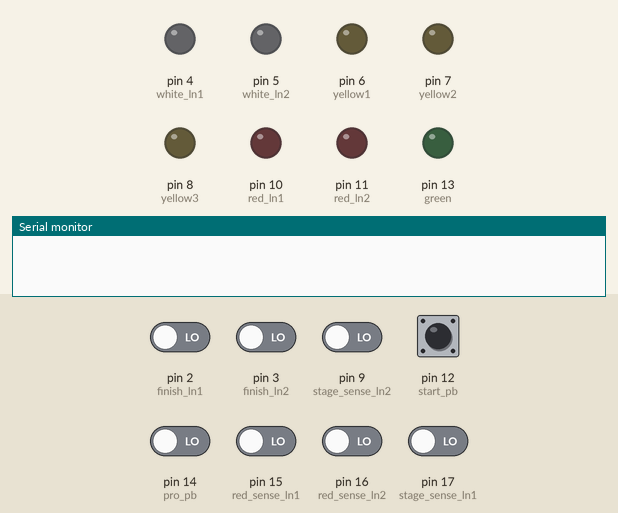
Simulated run of this sketch. Board: Arduino Pro Mini, built with avr-gcc and run on an emulated ATmega328P. On the bench: output pins drawn as LEDs (lit = HIGH), the last lines printed to the serial monitor. The inputs (shaded band) are chosen by the test bench; at power-on: pin 12 (start_pb) HIGH, pin 2 (finish_ln1), pin 3 (finish_ln2), pin 9 (stage_sense_ln2), pin 14 (pro_pb), pin 15 (red_sense_ln1), pin 16 (red_sense_ln2), pin 17 (stage_sense_ln1) LOW. Random numbers use the default seed unless the sketch sets one.

Above: at 1.2 s.
1.3 s: pin 12 (start_pb) pulled LOW for 0.15 s
At 3.6 s:
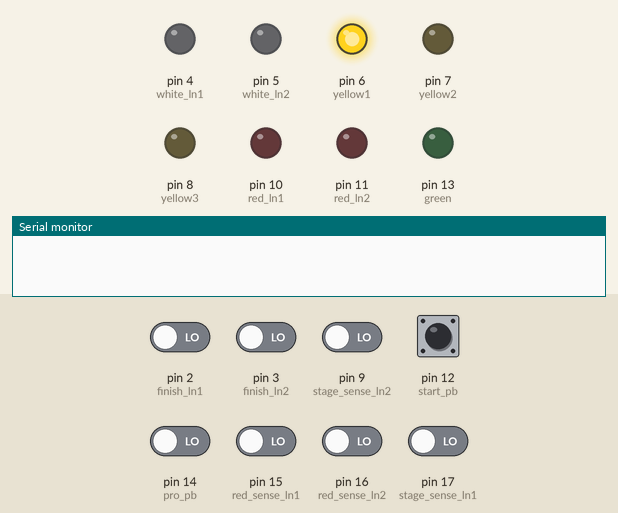
4.4 s: pin 2 (finish_ln1) driven HIGH
At 4.9 s:
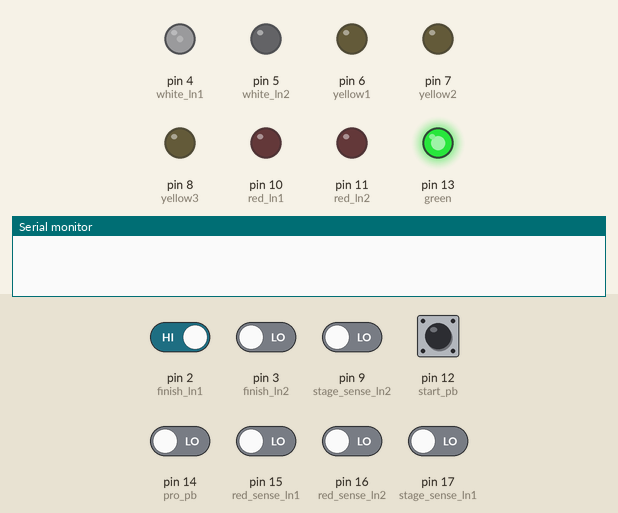
7.4 s: pin 3 (finish_ln2) driven HIGH
At 7.91 s:
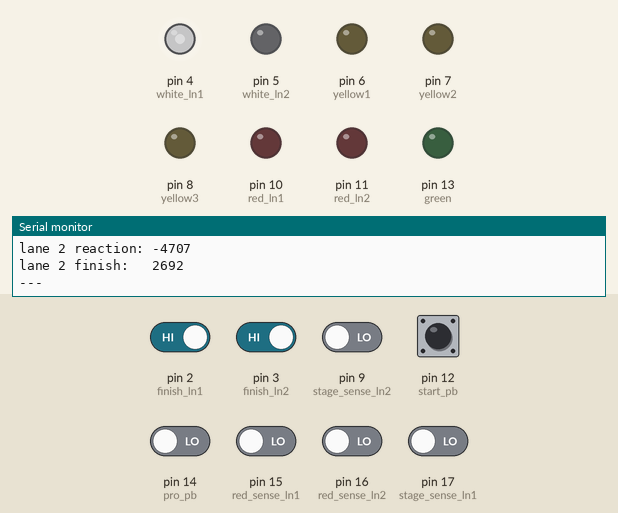
10.4 s: pin 9 (stage_sense_ln2) driven HIGH
At 10.91 s:
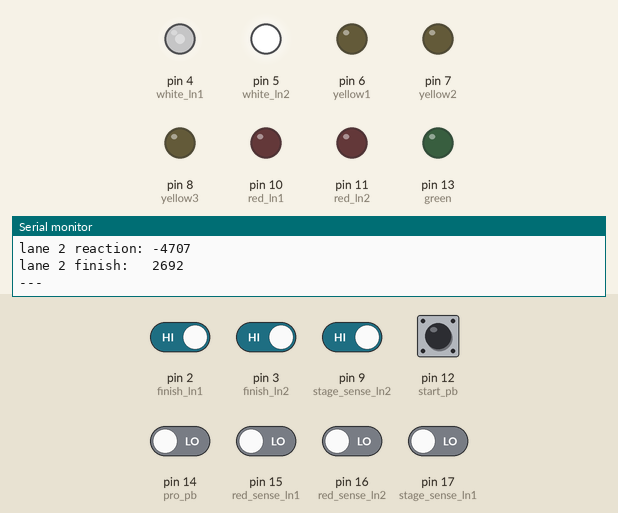
13.4 s: pin 17 (stage_sense_ln1) driven HIGH
At 14.99 s:
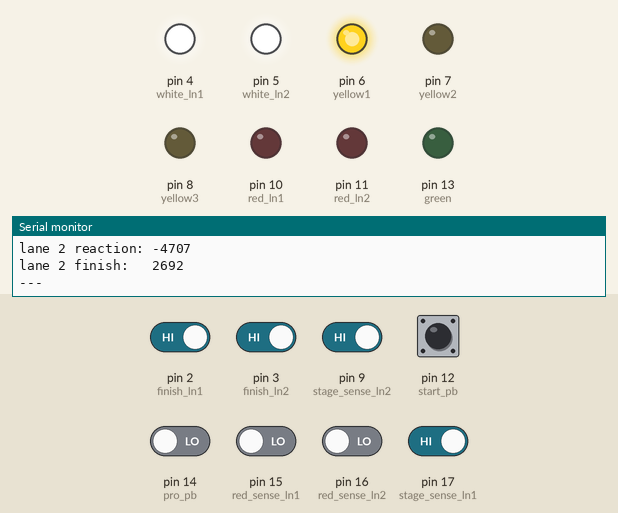
16.4 s: pin 15 (red_sense_ln1) driven HIGH
At 20.1 s:
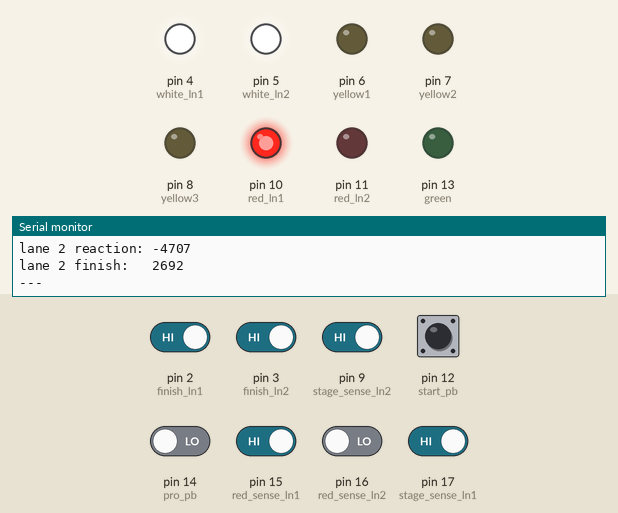
Timing chart, 0 to 20.4 s (numbered marks = the images above; inputs shaded):
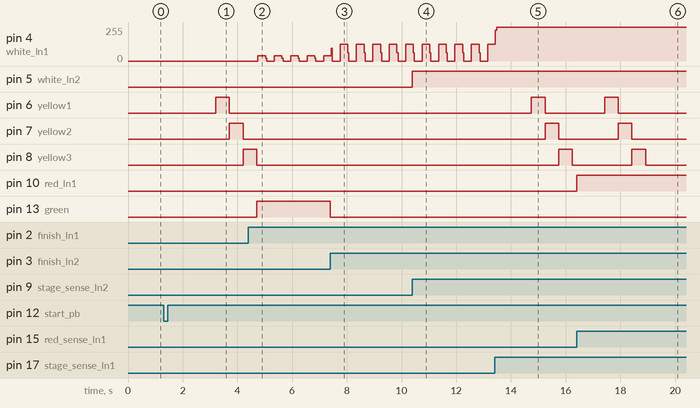

Measured:
- after the input at 1.3 s, pin 6 (yellow1): LOW → HIGH after 1.9 s, → LOW 0.50 s later; pin 7 (yellow2): LOW → HIGH after 2.4 s, → LOW 0.50 s later; pin 8 (yellow3): LOW → HIGH after 2.9 s
- after the input at 4.4 s, pin 4 (white_ln1): 0/255 → 41/255 after 0.35 s, then repeats every 0.60 s: 20/255 0.04 s, 0/255 0.28 s, 41/255 0.28 s
- after the input at 7.4 s, pin 13 (green): HIGH → LOW at once
- after the input at 10.4 s, pin 5 (white_ln2): LOW → HIGH at once
- after the input at 13.4 s, pin 6 (yellow1): LOW → HIGH after 1.3 s, → LOW 0.50 s later; pin 7 (yellow2): LOW → HIGH after 1.8 s, → LOW 0.50 s later; pin 8 (yellow3): LOW → HIGH after 2.3 s, → LOW 0.50 s later
- after the input at 16.4 s, pin 10 (red_ln1): LOW → HIGH at once

The sketch:

DragStrip0.2.ino
```cpp
//arduino pro mini
//version 0.2
//with red light detection, stage sensor and with I2C screen.
//0.4 second delay for pro tree
//0.5 sencond delay for sportsmans tree
//millis() Number of milliseconds passed since the program started
//
/*
                +--------------------------------+
                |  [GND][GND][VCC][RX][TX][DTR]  |
                |              FTDI              |
                | [ ]1/TX                 RAW[ ] |
                | [ ]0/RX                 GND[ ] |
                | [ ]RST        SCL/A5[ ] RST[ ] |
                | [ ]GND        SDA/A4[ ] VCC[ ] |
End sense ln1   | [ ]2/INT0    ___      A3/17[ ] |  Stage ln 1
End sense ln2   |~[ ]3/INT1   /   \     A2/16[ ] |  red sense ln2
white LED ln1   | [ ]4       /PRO  \    A1/15[ ] |  red sense ln1
white LED ln2   |~[ ]5       \ MINI/    A0/14[ ] |  button (pro / sport mode)
Yellow led1     |~[ ]6        \___/    SCK/13[ ] |  Green LED
Yellow led2     | [ ]7          A7[ ] MISO/12[ ] |  button (start)
Yellow led3     | [ ]8          A6[ ] MOSI/11[ ]~|  Red LED ln2
Stage ln 2      |~[ ]9                  SS/10[ ]~|  Red LED ln1
                |           [RST-PB]             |
                +--------------------------------+
*/


#define white_ln1   4  //
#define white_ln2   5  //
#define red_ln1   10  //
#define red_ln2   11  //
#define yellow1   6  //
#define yellow2   7  //
#define yellow3   8  //
#define green   13 //

#define finish_ln1   2 //high when blocked
#define finish_ln2   3 //high when blocked
#define red_sense_ln1   15 //high when blocked
#define red_sense_ln2   16 //high when blocked
#define stage_sense_ln1   17 //high when blocked
#define stage_sense_ln2   9 //high when blocked
#define start_pb   12 //low when pressed
#define pro_pb   14 //

int start_pb_state = 0;
int pro_pb_state = 0;
int fnsh_ln1_state = 0;
int fnsh_ln2_state = 0;
int stage_ln1_state = 0;
int stage_ln2_state = 0;
int red_ln1_state = 0;
int red_ln2_state = 0;


unsigned long time_elapsed1;
unsigned long time_elapsed2;
signed long   time_reaction1;
signed long   time_reaction2;
unsigned long time_ln = 0;  //green light start time
unsigned long time_ln1 = 0; //finish line cross time
unsigned long time_ln2 = 0; //finish line cross time
unsigned long time_red_ln1 = 0; //red light sensor cross time
unsigned long time_red_ln2 = 0; //red light sensor cross time
unsigned long previousMillis = 0;
unsigned long currentMillis;

int ln1_elapsed_a; //interger
int ln1_elapsed_b; //decimal
int ln1_react_a; //interger
int ln1_react_b; //decimal
int ln2_elapsed_a;
int ln2_elapsed_b;
int ln2_react_a;
int ln2_react_b;

int interval = 0;
int prog_step = 0;
int win_led = 0;
int ledState = LOW;
byte red_lose = 0;        // lane 1 red = 1, lane 2 = 2, 3 = both red
byte red_ln1_passed = 0;
byte red_ln2_passed = 0;
byte finish_passed = 0;   // lane 1 finish = 1, lane 2 = 2, 3 = race over
byte ln1_neg = 0; //negative flag for print
byte ln2_neg = 0;

void setup() {
  // put your setup code here, to run once:
  pinMode(white_ln1, OUTPUT);
  pinMode(white_ln2, OUTPUT);
  pinMode(red_ln1, OUTPUT);
  pinMode(red_ln2, OUTPUT);
  pinMode(yellow1, OUTPUT);
  pinMode(yellow2, OUTPUT);
  pinMode(yellow3, OUTPUT);
  pinMode(green, OUTPUT);

  pinMode(finish_ln1, INPUT);
  pinMode(finish_ln2, INPUT);
  pinMode(start_pb, INPUT);
  pinMode(pro_pb, INPUT);
  pinMode(red_sense_ln1, INPUT);
  pinMode(red_sense_ln2, INPUT);
  pinMode(stage_sense_ln1, INPUT);
  pinMode(stage_sense_ln2, INPUT);


  Serial.begin(115200);

}

void loop() { //============================================================

currentMillis = millis();

switch (prog_step) {
  case 1:
    staging_lights();
    random_start();
    red_light();
    break;
  case 2:
    staging_lights();
    pro_tree();
    red_light();
    break;
  case 3:
    staging_lights();
    sport_tree();
    red_light();
    break;
  case 4:
    staging_lights();
    waiting_for_finish();
    red_light();
    break;
  case 5:
    staging_lights();
    check_buttons();
    waiting_for_last();
    red_light();
    blink_led();
    break;
  case 6: //race done, print results
    staging_lights();
    check_buttons();
    blink_led();
    print_times();
    break;
  case 7: //race done
    staging_lights();
    check_buttons();
    blink_led();
    red_light();
    break;
  default:
    staging_lights();
    check_buttons();
    break;
}


}
//==========================================================


void check_buttons(){ //====================Check start Button===
start_pb_state = digitalRead(start_pb);
pro_pb_state = digitalRead(pro_pb);
stage_ln1_state = digitalRead(stage_sense_ln1);
stage_ln2_state = digitalRead(stage_sense_ln2);

  if (start_pb_state == LOW){
    digitalWrite(white_ln1, HIGH);
    digitalWrite(white_ln2, HIGH);
    digitalWrite(red_ln1, LOW);
    digitalWrite(red_ln2, LOW);
    digitalWrite(green, LOW);
    red_ln1_passed = 0;
    red_ln2_passed = 0;
    red_lose = 0;
    finish_passed = 0;
    interval = (random(100, 3100));
    previousMillis = currentMillis;
    prog_step = 1;
  }

//  if (stage_ln1_state == HIGH) {
//    digitalWrite(white_ln1, HIGH);
//  } else {
//      digitalWrite(white_ln1, LOW);
//  }


//  if (stage_ln2_state == HIGH) {
//    digitalWrite(white_ln2, HIGH);
//  } else {
//      digitalWrite(white_ln2, LOW);
//  }


  if (stage_ln1_state == HIGH){   //if staging ln1 & ln2 = high then start the race.
    if (stage_ln2_state == HIGH){
      digitalWrite(red_ln1, LOW);
      digitalWrite(red_ln2, LOW);
      digitalWrite(green, LOW);
      red_ln1_passed = 0;
      red_ln2_passed = 0;
      red_lose = 0;
      finish_passed = 0;
      interval = (random(100, 3100));
      previousMillis = currentMillis;
      prog_step = 1;
    }
  }
}

void staging_lights(){

  if (stage_ln1_state == HIGH) {
    digitalWrite(white_ln1, HIGH);
  } else {
      digitalWrite(white_ln1, LOW);
  }


  if (stage_ln2_state == HIGH) {
    digitalWrite(white_ln2, HIGH);
  } else {
      digitalWrite(white_ln2, LOW);
  }

}

void random_start(){

 if (currentMillis - previousMillis > interval){  //check to see if random interval has expired
  if (pro_pb_state == HIGH) {                     //then go to the start sequence
    previousMillis = currentMillis;
    prog_step = 2; //pro tree
    }
  else {
    previousMillis = currentMillis;
    prog_step = 3; //sport tree
    }
  }
}

 //==============================================================

void red_light(){ //jump start check & reaction timer
  stage_ln1_state = digitalRead(stage_sense_ln1);
  stage_ln2_state = digitalRead(stage_sense_ln2);
  red_ln1_state = digitalRead(red_sense_ln1);
  red_ln2_state = digitalRead(red_sense_ln2);


  if (red_ln1_passed == 0) {
    if (red_ln1_state == HIGH) {
      time_red_ln1 = millis();    //set reaction time
      red_ln1_passed = 1;         //flag to do check only once
        if (prog_step < 4) {      //check program step is after green light function, if not set red
          digitalWrite(red_ln1, HIGH);
          red_lose = red_lose + 1;  //set a bit so this lane doesn't win
        }
    }
  }

  if (red_ln2_passed == 0) {
    if (red_ln2_state == HIGH) {
      time_red_ln2 = millis();
      red_ln2_passed = 1;
        if (prog_step < 4) {            //check program step is after green light function
          digitalWrite(red_ln2, HIGH);
          red_lose = red_lose + 2;     //set a bit so this lane doesn't win
        }
    }
  }

//  if (stage_ln1_state == HIGH) {        //maybe make seperate function?
//    digitalWrite(white_ln1, HIGH);
//  } else {
//      digitalWrite(white_ln1, LOW);
//  }


//  if (stage_ln2_state == HIGH) {
//    digitalWrite(white_ln2, HIGH);
//  } else {
//      digitalWrite(white_ln2, LOW);
//  }


}


void sport_tree(){ //#3

 if (currentMillis - previousMillis >= 0 && currentMillis - previousMillis < 500){
  digitalWrite(yellow1, HIGH);
  digitalWrite(yellow2, LOW);
  digitalWrite(yellow3, LOW);
  digitalWrite(green, LOW);
  } else if (currentMillis - previousMillis >= 500 && currentMillis - previousMillis < 1000){
  digitalWrite(yellow1, LOW);
  digitalWrite(yellow2, HIGH);
  digitalWrite(yellow3, LOW);
  digitalWrite(green, LOW);
  } else if (currentMillis - previousMillis >= 1000 && currentMillis - previousMillis < 1500){
  digitalWrite(yellow1, LOW);
  digitalWrite(yellow2, LOW);
  digitalWrite(yellow3, HIGH);
  digitalWrite(green, LOW);
  } else if (currentMillis - previousMillis >= 1500){
  digitalWrite(yellow1, LOW);
  digitalWrite(yellow2, LOW);
  digitalWrite(yellow3, LOW);
  digitalWrite(green, HIGH);
  time_ln = millis();
  prog_step = 4;
  }
}


void pro_tree(){ //#2

 if (currentMillis - previousMillis >= 0 && currentMillis - previousMillis < 400){
  digitalWrite(yellow1, HIGH);
  digitalWrite(yellow2, HIGH);
  digitalWrite(yellow3, HIGH);
  digitalWrite(green, LOW);
  //delay(400);
} else if (currentMillis - previousMillis >= 400){
  digitalWrite(yellow1, LOW);
  digitalWrite(yellow2, LOW);
  digitalWrite(yellow3, LOW);
  digitalWrite(green, HIGH);
  time_ln = millis();
  prog_step = 4;

}

}


void waiting_for_finish(){ //#4

fnsh_ln1_state = digitalRead(finish_ln1);
fnsh_ln2_state = digitalRead(finish_ln2);

  if (fnsh_ln1_state == HIGH) {
    time_ln1 = millis();
    time_elapsed1 = time_ln1 - time_ln;
    time_reaction1 = time_red_ln1 - time_ln;
    finish_passed = 1;
    win_led = white_ln1; //pin number of win led output lane 1
    if (red_lose == 1){  //"red_lose" = 1  when lane1 red light is on (= 3 when both red are on)
      win_led = white_ln2; //pin number of output lane 2
    }
    prog_step = 5;
  } else if (fnsh_ln2_state == HIGH){
    time_ln2 = millis();
    time_elapsed2 = time_ln2 - time_ln;
    time_reaction2 = time_red_ln2 - time_ln;
    finish_passed = 2;
    win_led = white_ln2; //pin number of win led output lane 2 (check "red_lose" is less than 2 to see who wins)
    if (red_lose == 2){  //"red_lose" = 2  when lane2 red light is on (= 3 when both red are on)
      win_led = white_ln1; //pin number of output lane 1
    }
    prog_step = 5;
  } else {
    prog_step = 4;
  }

}


void waiting_for_last(){//#5
fnsh_ln1_state = digitalRead(finish_ln1);
fnsh_ln2_state = digitalRead(finish_ln2);

//wait for losing lane to finish--------
switch (finish_passed) {
  case 2: //lane 2 won
    if (fnsh_ln1_state == HIGH) {
    time_ln1 = millis();
    time_elapsed1 = time_ln1 - time_ln;
    time_reaction1 = time_red_ln1 - time_ln;
    prog_step = 6;
  }
    break;
  case 1: //lane 1 won
    if (fnsh_ln2_state == HIGH) {
    time_ln2 = millis();
    time_elapsed2 = time_ln2 - time_ln;
    time_reaction2 = time_red_ln2 - time_ln;
    prog_step = 6;
  }
    break;

}
//--------------------------------------
}


void blink_led(){// blink winning led------------

  if (currentMillis - previousMillis >= 300) {
    // save the last time you blinked the LED
    previousMillis = currentMillis;
    if (ledState == LOW) {
      ledState = HIGH;
    } else {
      ledState = LOW;
    }
  }
  digitalWrite(win_led, ledState);

}//-------------------------------


void print_times(){
  digitalWrite(green, LOW);
  ln1_neg = 0;
  ln2_neg = 0;
  ln1_react_a = time_reaction1 / 1000;                  //reaction time negative when red light
  ln1_react_b = time_reaction1 - ln1_react_a * 1000;
  if (ln1_react_b < 0){
    ln1_react_b = ln1_react_b * -1;
    ln1_react_a = ln1_react_a * -1;
    ln1_neg = 1;//put negative detect flag here?
  }


  ln1_elapsed_a = time_elapsed1 / 1000;
  ln1_elapsed_b = time_elapsed1 - ln1_elapsed_a * 1000;

  ln2_react_a = time_reaction2 / 1000;
  ln2_react_b = time_reaction2 - ln2_react_a * 1000;
  if (ln2_react_b < 0){
    ln2_react_b = ln2_react_b * -1;
    ln2_react_a = ln2_react_a * -1;
    ln2_neg = 1;//put negative detect flag here?
  }

  ln2_elapsed_a = time_elapsed2 / 1000;
  ln2_elapsed_b = time_elapsed2 - ln2_elapsed_a * 1000;

  Serial.print("lane 1 reaction: ");
  if (ln1_neg==1) Serial.print("-"); //to print negative symbol
  Serial.print(ln1_react_a);
  Serial.print(".");
  if (ln1_react_b<100) Serial.print("0"); //to print leading zeros
  if (ln1_react_b<10) Serial.print("0");  //to print leading zeros
  Serial.print(ln1_react_b);
  Serial.println(" sec");

  Serial.print("lane 1 finish:   ");
  Serial.print(ln1_elapsed_a);
  Serial.print(".");
  if (ln1_elapsed_b<100) Serial.print("0"); //to print leading zeros
  if (ln1_elapsed_b<10) Serial.print("0");  //to print leading zeros
  Serial.print(ln1_elapsed_b);
  Serial.println(" sec");

  Serial.print("lane 2 reaction: ");
  if (ln2_neg==1) Serial.print("-"); //to print negative symbol
  Serial.print(ln2_react_a);
  Serial.print(".");
  if (ln2_react_b<100) Serial.print("0"); //to print leading zeros
  if (ln2_react_b<10) Serial.print("0");  //to print leading zeros
  Serial.print(ln2_react_b);
  Serial.println(" sec");

  Serial.print("lane 2 finish:   ");
  Serial.print(ln2_elapsed_a);
  Serial.print(".");
  if (ln2_elapsed_b<100) Serial.print("0"); //to print leading zeros
  if (ln2_elapsed_b<10) Serial.print("0");  //to print leading zeros
  Serial.print(ln2_elapsed_b);
  Serial.println(" sec");
  Serial.println(" ");

  Serial.print("lane 1 reaction: ");
  Serial.println(time_reaction1); //lane 1 reaction time
  Serial.print("lane 1 finish:   ");
  Serial.println(time_elapsed1); //lane 1 time
  Serial.print("lane 2 reaction: ");
  Serial.println(time_reaction2); //lane 2 reaction time
  Serial.print("lane 2 finish:   ");
  Serial.println(time_elapsed2); //lane 2 time
  Serial.println("---");

  prog_step = 7;
}


//ln1_e_a = time_reaction1 / 1000;
//ln1_e_b = time_reaction1 - ln1_e_a * 1000;


 // if (buttonState == HIGH) {
 //   digitalWrite(ledPin, HIGH);
 // } else {
 //   digitalWrite(ledPin, LOW);
 // }

//void setup() {
//  Serial.begin(9600);
//}
//void loop() {
//  Serial.print("Time: ");
//  time = millis();

//  Serial.println(time); //prints time since program started
//  delay(1000);          // wait a second so as not to send massive amounts of data
//}

    //digitalWrite(ledPin, ledState);
```
